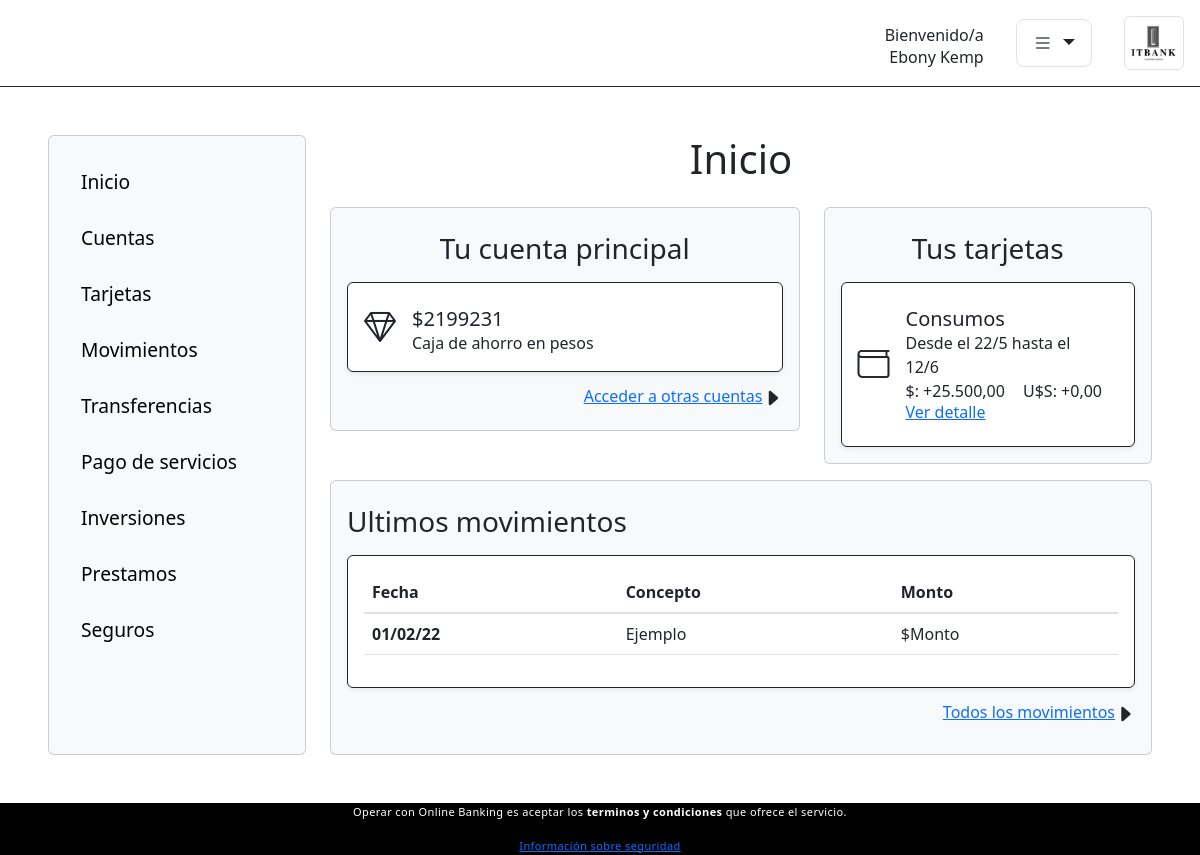
Page /cuentas/1/ (signed in) on the committed database.
### Login/models.py (models this page shows)
class User(AbstractUser):
    cliente = models.ForeignKey(Cliente, on_delete=models.CASCADE, blank=True, null=True)
    empleado = models.ForeignKey(Empleado, on_delete=models.CASCADE, blank=True, null=True)

### Clientes/models.py (models this page shows)
class Cliente(models.Model):
    customer_id = models.AutoField(primary_key=True)
    customer_name = models.TextField()
    customer_surname = models.TextField()  # This field type is a guess.
    customer_dni = models.TextField(db_column='customer_DNI')  # Field name made lowercase.
    dob = models.TextField(blank=True, null=True)
    branch_id = models.ForeignKey('Clientes.Sucursal', related_name= 'cliente', on_delete=models.CASCADE)
    tipo = models.ForeignKey('TiposDeCliente', on_delete=models.CASCADE,blank=True, null=True)
    class Meta:
        db_table = 'cliente'
    def __str__(self):
        return '{} {}'.format(self.customer_name,self.customer_surname)

### Cuentas/models.py (models this page shows, shortened)
class Cuenta(models.Model):
    account_id = models.AutoField(primary_key=True)
    customer_id = models.IntegerField()
    balance = models.IntegerField()
    iban = models.TextField()
    tipo = models.ForeignKey('TiposDeCuenta',related_name = 'cuentas', on_delete=models.CASCADE, blank=True, null=True)
    class Meta:
        db_table = 'cuenta'

class TiposDeCuenta(models.Model):
    tipo_id = models.AutoField(primary_key=True, blank=True)
    nombre_cuenta = models.TextField()
    class Meta:
        db_table = 'tipos_de_cuenta'

### Cuentas/views.py (the view)
# urls.py: path('<int:cuenta_id>/', views.index, name='index'),
@login_required
def index(request, cuenta_id):
    cuentas = Cuenta.objects.filter(customer_id = request.user.cliente.customer_id).order_by('account_id')
    for indice, elem in enumerate(cuentas):
        cuenta = cuentas[indice == cuenta_id + 1]
    if cuenta_id > len(cuentas):
        messages.error(request, 'Cuenta no existente')
        return HttpResponseRedirect(reverse('Cuentas:index', args=(1,)))
    else:
        return render(request, 'cuentas/index.html', {'cuenta':cuenta, 'id':cuenta_id})

### Cuentas/templates/cuentas/index.html (shortened to what this page needs)
{% extends 'inicio/base.html' %}
{% load static %}
{% block aside %}
{% include 'inicio/aside.html' %}
{% endblock %}
{% block content-size %} 'col-9' {% endblock %}
{% block title %} Inicio {% endblock %}
{% block content %}
<div class="row gx-4">
    <div class="col-lg-7 col-12">
      <div class="card p-3 mt-3 bg-light">
        <div class="my-2">
          {% if id == 1 %}
          <h3 class = 'text-center'>Tu cuenta principal</h3>
          {% else %}
          <h3 class = 'text-center'>Cuenta {{id}}</h3>
          {% endif %}
        </div>
        <div
          class="bg-white border border-dark card-body shadow-sm rounded d-flex align-items-center">
          <i class="bi bi-gem"></i>
          <div class="d-flex align-self-center flex-column mx-3 mt-2">
            <h5 class="p-0 m-0">${{cuenta.balance}}</h5>
            <p class="p-0 m-0">{{ cuenta.tipo.nombre_cuenta}}</p>
          </div>
        </div>
        <div class="d-flex mt-2 align-items-center justify-content-end">
            <a class="h6 m-0 p-0" href={% url 'cuentas:cuentas' id%}>Acceder a otras cuentas</a>
            <i class="bi bi-caret-right-fill fs-5 mt-1"></i>
          </div>
      </div>
    </div>
    <div class="col-lg-5 col-12">
      <div class="card p-3 mt-3 bg-light">
        <div class="my-2">
          <h3 class = 'text-center'>Tus tarjetas</h3>
        </div>
        <div
          class="bg-white border border-dark card-body shadow-sm rounded d-flex align-items-center"
        >
        <i class="bi bi-wallet"></i>
        <div class="d-flex align-self-center flex-column mx-3 mt-2">
          <h5 class="p-0 m-0">Consumos</h5>
          <p class="p-0 m-0">Desde el 22/5 hasta el 12/6</p>
          <span class="d-flex justify-content-between">
            <p class="p-0 m-0">$: +25.500,00</p>
            <p class="p-0 m-0">U$S: +0,00</p>
          </span>
          <a class="h6" href="">Ver detalle</a>
        </div>
      </div>
      </div>
    </div>
  </div>
  <div class="card p-3 mt-3 bg-light">
    <div class="my-2">
      <h3>Ultimos movimientos</h3>
    </div>
    <div class="bg-white border border-dark card-body shadow-sm rounded d-flex align-items-center">
      <table class="table">
        <thead>
          <tr>
            <th class="border-top-0" scope="col">Fecha</th>
            <th class="border-top-0" scope="col">Concepto</th>
            <th class="border-top-0" scope="col">Monto</th>
          </tr>
        </thead>
        <tbody>
          <tr>
            <th scope="row">01/02/22</th>
            <td>Ejemplo</td>
            <td>$Monto</td>
          </tr>
        </tbody>
      </table>
    </div>
    <div class="my-2 d-flex justify-content-end flecha">
      <div class="d-flex align-items-center">
        <a class="h6 m-0 p-0">Todos los movimientos</a>
        <i class="bi bi-caret-right-fill fs-5 mt-1"></i>
      </div>
    </div>
  </div>
</div>
{% endblock %}

### Inicio/templates/inicio/base.html (shortened to what this page needs)
<!DOCTYPE html>
<html lang="en">
  <head>
    {% load static %}
    <link
      rel="stylesheet"
      href="https://cdn.jsdelivr.net/npm/bootstrap@4.6.1/dist/css/bootstrap.min.css"
    />
    <link
      rel="stylesheet"
      href="https://cdn.jsdelivr.net/npm/bootstrap-icons@1.8.2/font/bootstrap-icons.css"
    />
    <link rel="stylesheet" href="{% static 'css/styles.css' %}" />
    <link
      href="https://cdn.jsdelivr.net/npm/bootstrap@5.2.0-beta1/dist/css/bootstrap.min.css"
      rel="stylesheet"
    />
  </head>
  <body>
    {% if not request.user.is_superuser%}
    <header class="mb-5 border-bottom border-dark d-flex flex-row-reverse">
      <a href= {% if not request.user.is_authenticated %} "{% url 'home:home' %}" {% else %}  "{% url 'cuentas:index' id %}" {% endif %}><img
        src="{% static 'img/logo.png' %}"
        alt="Logo itbank"
        class="img-fluid m-3 img-thumbnail iconpress float"
      />
    </a>
      <div class="dropdown dropdown-center align-self-center mx-3">
        <button
          class="btn btn-lg dropdown-toggle border border-1"
          type="button"
          id="dropdownMenuButton1"
          data-bs-toggle="dropdown"
          aria-expanded="false"
        >
          <i class="bi bi-list"></i>
        </button>
      </div>
      <div class="d-flex align-self-center flex-column mx-3 mt-2">
        <h6 class="align-self-end p-0 m-0">Bienvenido/a</h6>
      {% if not request.user.is_authenticated %}
      {% else %}
        <p class="align-self-end p-0 m-0">{{ request.user.cliente }}</p>
      </div>
      {% endif %}
    </header>
    {% else  %}
    <header> </header>
    {% endif %}
    <main>
      <div class="container-fluid my-5 px-5">
        <div class="row">
          {% block aside %} {% endblock %}
        <div class={% block content-size %} 'col-12' {% endblock%}>
          <h1 class="text-center">{% block title %} {% endblock %}</h1>
        {% block content %}
        {% endblock %}
            </div>
      </div>
    </main>
    <footer role="contentinfo">
      <p class= 'center'>
        Operar con Online Banking es aceptar los
        <b>terminos y condiciones </b> que ofrece el servicio.
      </p>
      <a href="#">Información sobre seguridad</a>
    </footer>
  </body>
</html>

### Inicio/static/css/styles.css (style rules this page uses)
header img { width: 60px; }
header i { font-size: 1em; }
footer { background-color: black; display: block; font-size: 11px; font-weight: 400; line-height: 18px; letter-spacing: .4px; color: white; width: 100%; bottom: 40px; left: 0; text-align: center; }
i { font-size: 2em; }

### rows in the picture
User: user.cliente "Ebony Kemp"
Cuenta: balance "2199231", tipo.nombre_cuenta "Caja de ahorro en pesos"
